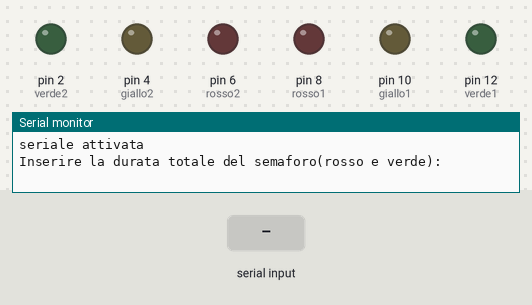
Recording of a sketch running on a simulated Arduino Uno, built with avr-gcc and run on an emulated ATmega328P. Parts: output pins drawn as LEDs (lit = HIGH), the last lines printed to the serial monitor. Dashed ring = blinking. Inputs (shaded band) come from the test bench.

Above: at 1.2 s.
1.3 s: "90,45,200\n" received over Serial
3.8 s: "30,150,10\n" received over Serial
6.3 s: "0\n" received over Serial
At 7.36 s:
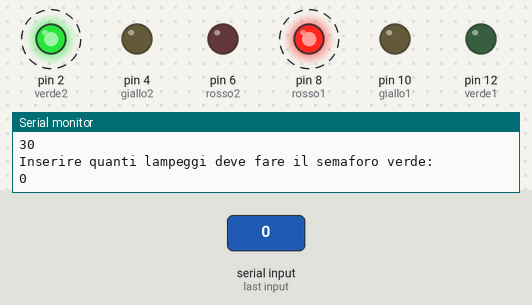
At 7.72 s:
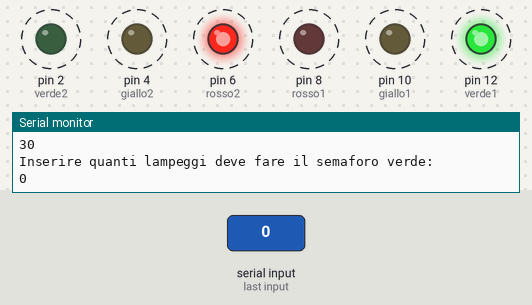
Timing chart, 0 to 15.3 s (numbered marks = the images above; inputs shaded):
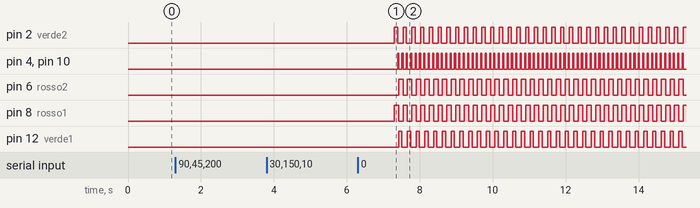

The sketch:

Semaforo_austriaco.ino
```cpp
int rosso1 = 8;
int giallo1 = 10;
int verde1 = 12;
int rosso2 = 6;
int giallo2 = 4;
int verde2 = 2;

String inserito;
int tempoVerde = 0;
int tempoGiallo = 0;
int nLampVerde = 0;
int durataLampVerde = 0;
int seriale = 0;

void setup() {
  Serial.begin(9600);
  Serial.println("seriale attivata");
  pinMode(rosso1, OUTPUT);
  pinMode(giallo1, OUTPUT);
  pinMode(verde1, OUTPUT);
  pinMode(rosso2, OUTPUT);
  pinMode(giallo2, OUTPUT);
  pinMode(verde2, OUTPUT);
}
void loop() {
  if(seriale == 0){
    serialeRichiesta();
  }
  Tempo1();
  delay(tempoVerde);
  lampVerde2();
  Tempo2();
  delay(tempoGiallo);
  Tempo3();
  delay(tempoVerde);
  lampVerde1();
  Tempo4();
  delay(tempoGiallo);
}
void serialeRichiesta() {
    serialeTempoTot();
    serialeGiallo();
    serialeNLampVerde();
    seriale = 1;
}
void serialeTempoTot(){
  Serial.println("Inserire la durata totale del semaforo(rosso e verde):");
  while(Serial.available() == 0);
    if (Serial.available() > 0){
      inserito = Serial.readString();
      Serial.println(inserito.toInt());
      tempoVerde = inserito.toInt();
  }
}
void serialeGiallo(){
  Serial.println("Inserire la durata del giallo:");
  while(Serial.available() == 0);
    if (Serial.available() > 0){
      inserito = Serial.readString();
      Serial.println(inserito.toInt());
      tempoGiallo = inserito.toInt();
    }
}
void serialeNLampVerde(){
  Serial.println("Inserire quanti lampeggi deve fare il semaforo verde:");
  while(Serial.available() == 0);
    if (Serial.available() > 0){
      inserito = Serial.readString();
      Serial.println(inserito.toInt());
      nLampVerde = inserito.toInt();
      if(nLampVerde > 0){
        serialeDurataLampVerde();
      }
    }
}
void serialeDurataLampVerde(){
  Serial.println("Inserire la durata dei ogni lampeggo del semaforo verde:");
  while(Serial.available() == 0);
    if (Serial.available() > 0){
      inserito = Serial.readString();
      Serial.println(inserito.toInt());
      durataLampVerde = inserito.toInt();
    }
}
void Tempo1() {
  digitalWrite(giallo1, LOW);
  digitalWrite(rosso1, HIGH);
  digitalWrite(verde1, LOW);
  digitalWrite(rosso2, LOW);
  digitalWrite(giallo2, LOW);
  digitalWrite(verde2, HIGH);
}
void Tempo2() {
  digitalWrite(rosso1, HIGH);
  digitalWrite(giallo1, HIGH);
  digitalWrite(giallo2, HIGH);
  digitalWrite(verde2, LOW);
}
void Tempo3(){
  digitalWrite(rosso1, LOW);
  digitalWrite(giallo1, LOW);
  digitalWrite(verde1, HIGH);
  digitalWrite(rosso2, HIGH);
  digitalWrite(giallo2, LOW);
}
void Tempo4(){
  digitalWrite(giallo1, HIGH);
  digitalWrite(rosso2, HIGH);
  digitalWrite(giallo2, HIGH);
}
void lampVerde1(){
  for(int i = 0; i < nLampVerde; i++){
    digitalWrite(verde1, LOW);
    delay(durataLampVerde);
    digitalWrite(verde1, HIGH);
    delay(durataLampVerde);
  }
  digitalWrite(verde1, LOW);
}
void lampVerde2(){
  for(int i = 0; i < nLampVerde; i++){
    digitalWrite(verde2, LOW);
    delay(durataLampVerde);
    digitalWrite(verde2, HIGH);
    delay(durataLampVerde);
  }
  digitalWrite(verde1, LOW);
}
```

Measured:
- after the input at 6.3 s, pin 2 (verde2): alternates HIGH for 0.09 s and LOW for 0.15 s, starting after 1.0 s; pin 4 (giallo2): alternates HIGH for 0.03 s and LOW for 0.09 s, starting after 1.1 s
